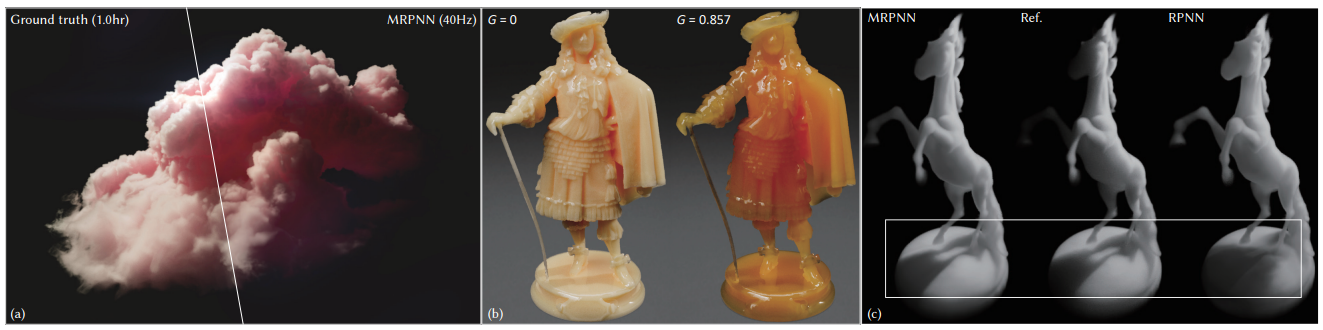
#> input picture pics/teaser.png, 1323 x 330 px
$ python Compare2.py ../pics/teaser.png ../pics/teaser.png
#> lines starting #> are read from the running program, lines starting #| are printed output that depends on the picture
import matplotlib.pyplot as plt
import numpy as np
import sys
import os
import math

image1 = plt.imread(sys.argv[1], 0)
#> image1 is the input picture: shape (330, 1323, 4) float32; mean R, G, B, A 0.318, 0.273, 0.254, 1
image2 = plt.imread(sys.argv[2], 0)
image3 = np.zeros((image1.shape[0],image1.shape[1],1), dtype=float)
image4 = np.zeros((image1.shape[0],image1.shape[1],1), dtype=float)
image5 = np.zeros((image1.shape[0],image1.shape[1],1), dtype=float)

mseall = 0.0
msecnt = 0
for i in range(image1.shape[0]):
    for j in range(image1.shape[1]):
        i0 = (image1[i,j,0]*0.299+image1[i,j,1]*0.587+image1[i,j,2]*0.114)/255.0
        i1 = (image2[i,j,0]*0.299+image2[i,j,1]*0.587+image2[i,j,2]*0.114)/255.0
        imgmse = (i0 - i1) * (i0 - i1)
        image1[i,j,0] = image1[i,j,1] = image1[i,j,2] = i0 * 255
        image2[i,j,0] = image2[i,j,1] = image2[i,j,2] = i1 * 255
        image3[i,j,0] = imgmse
        mseall = mseall + imgmse
        msecnt = msecnt + 1
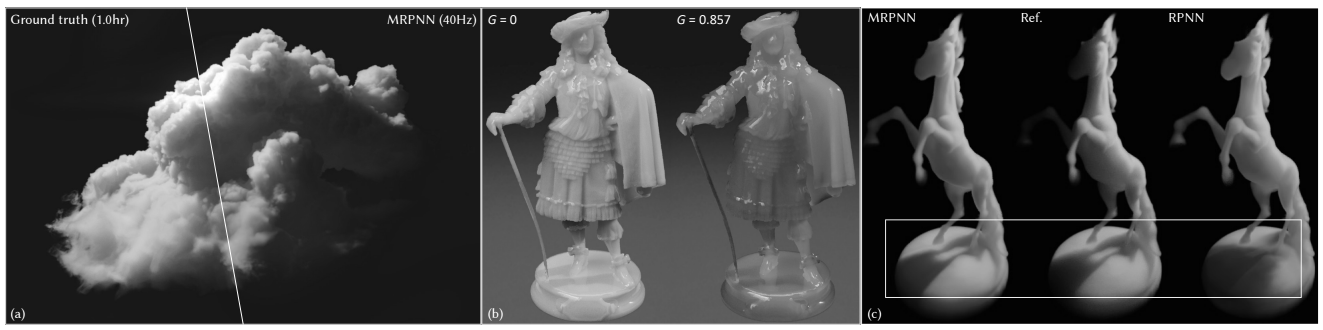
#> image1: shape (330, 1323, 4) float32; mean R, G, B, A 0.284, 0.284, 0.284, 1
#> image3: shape (330, 1323, 1) float64; every value is 0
#> after the loop, mseall = 0; msecnt = 436590

mseavg = mseall / msecnt
#> mseavg = 0
mseavg = math.sqrt(mseavg)
print(mseavg * 100)
#| 0.0
fig = plt.figure()
fig.add_subplot(221).imshow(image1)
plt.axis('off')
fig.add_subplot(222).imshow(image2)
plt.axis('off')
a = fig.add_subplot(223).imshow(image3,cmap = 'viridis',vmin=0.0, vmax=0.05)
plt.axis('off')
plt.title('RMSEx100: ' + str(mseavg * 100))
fig.colorbar(a)
plt.show()
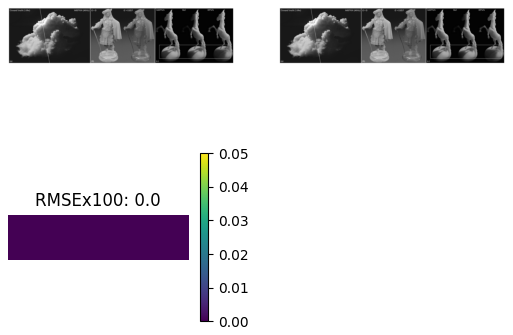
#> figure drawn by matplotlib, 4 panels
